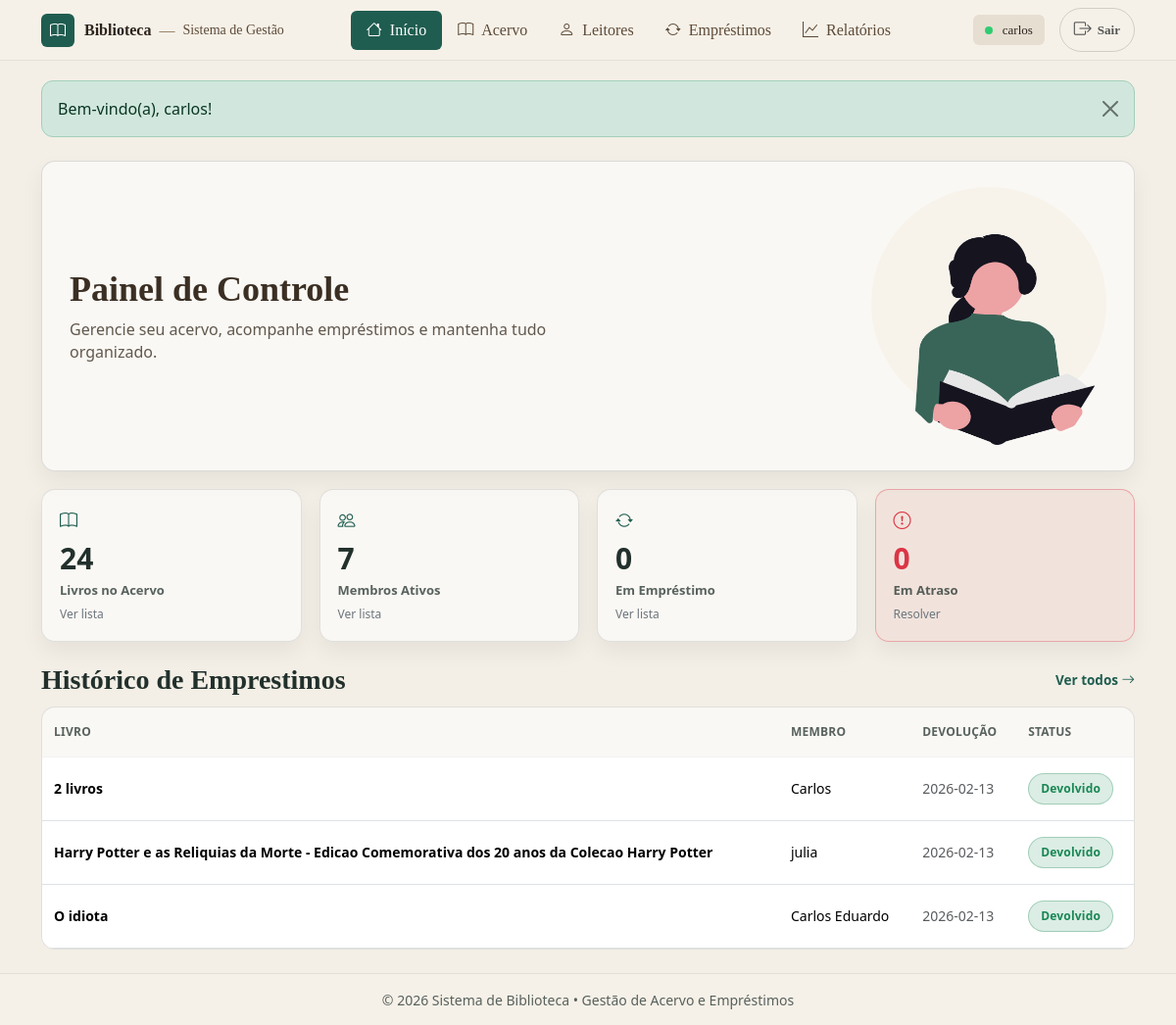
Page /index.php (signed in) on the committed database.
### tables this page shows
CREATE TABLE `emprestimos` (
  `id` int(11) NOT NULL,
  `id_usuario` int(11) NOT NULL,
  `data_emprestimo` date DEFAULT curdate(),
  `data_prevista` date DEFAULT NULL,
  `cancelado` tinyint(1) NOT NULL DEFAULT 0,
  `cancelado_em` datetime DEFAULT NULL,
  `cancelado_motivo` varchar(255) DEFAULT NULL
);

CREATE TABLE `usuarios` (
  `id` int(11) NOT NULL,
  `nome` varchar(100) NOT NULL,
  `email` varchar(255) DEFAULT NULL,
  `telefone` varchar(20) DEFAULT NULL,
  `criado_em` timestamp NOT NULL DEFAULT current_timestamp(),
  `perfil` enum('admin','leitor') NOT NULL,
  `cpf` varchar(14) NOT NULL,
  `ativo` tinyint(1) NOT NULL DEFAULT 1
);

### index.php (the view, shortened to what this page needs)
<?php
include("conexao.php");
$hoje = date('Y-m-d');
$livros_total = (int)(mysqli_fetch_assoc(
  mysqli_query($conn, "SELECT COUNT(*) AS c FROM livros WHERE disponivel = 1")
)['c'] ?? 0);
$usuarios_total = (int)(mysqli_fetch_assoc(
  mysqli_query($conn, "SELECT COUNT(*) AS c FROM usuarios WHERE ativo = 1 AND perfil = 'leitor'")
)['c'] ?? 0);
$sql_abertos = "
  SELECT COUNT(*) AS c
  FROM (
    SELECT e.id
    FROM emprestimos e
    JOIN emprestimo_itens ei ON ei.emprestimo_id = e.id
    GROUP BY e.id
    HAVING SUM(CASE WHEN ei.devolvido = 0 THEN 1 ELSE 0 END) > 0
  ) t
";
$em_emprestimo = (int)(mysqli_fetch_assoc(mysqli_query($conn, $sql_abertos))['c'] ?? 0);
$sql_atrasados = "
  SELECT COUNT(*) AS c
  FROM (
    SELECT e.id
    FROM emprestimos e
    JOIN emprestimo_itens ei ON ei.emprestimo_id = e.id
    WHERE e.data_prevista IS NOT NULL
      AND e.data_prevista < CURDATE()
    GROUP BY e.id
    HAVING SUM(CASE WHEN ei.devolvido = 0 THEN 1 ELSE 0 END) > 0
  ) t
";
$atrasados = (int)(mysqli_fetch_assoc(mysqli_query($conn, $sql_atrasados))['c'] ?? 0);
function buscarRecentes(mysqli $conn) {
  $sql = "
    SELECT
      e.id,
      e.data_prevista,
      u.nome AS membro,
      COUNT(ei.id) AS qtd_itens,
      SUM(CASE WHEN ei.devolvido = 0 THEN 1 ELSE 0 END) AS abertos,
      MAX(ei.data_devolucao) AS ultima_devolucao,
      GROUP_CONCAT(DISTINCT l.titulo ORDER BY l.titulo SEPARATOR ' | ') AS livros_titulos
    FROM emprestimos e
    JOIN usuarios u ON u.id = e.id_usuario
    JOIN emprestimo_itens ei ON ei.emprestimo_id = e.id
    JOIN livros l ON l.id = ei.id_livro
    GROUP BY e.id
    ORDER BY e.id DESC
    LIMIT 3
  ";
  return mysqli_query($conn, $sql);
}
$recentes = buscarRecentes($conn);
include("includes/header.php");
?>
<div class="container my-4">
  <div class="dash-hero">
    <div class="dash-hero__text">
      <h2 class="dash-hero__title">Painel de Controle</h2>
      <p class="dash-hero__sub">
        Gerencie seu acervo, acompanhe empréstimos e mantenha tudo organizado.
      </p>
    </div>
    <div class="dash-hero__img">
      <img src="<?= $base ?>/assets/reader.png" alt="Ilustração leitura">
    </div>
  </div>
  <div class="dash-kpis">
    <a class="kpi-card kpi-click" href="<?= $base ?>/livros/listar.php?f=acervo" title="Ver livros no acervo">
      <div class="kpi-ic"><i class="bi bi-book"></i></div>
      <div class="kpi-num"><?= (int)$livros_total ?></div>
      <div class="kpi-label">Livros no Acervo</div>
      <div class="kpi-hint">Ver lista</div>
    </a>
    <a class="kpi-card kpi-click" href="<?= $base ?>/usuarios/listar.php?f=ativos" title="Ver leitores ativos">
      <div class="kpi-ic"><i class="bi bi-people"></i></div>
      <div class="kpi-num"><?= (int)$usuarios_total ?></div>
      <div class="kpi-label">Membros Ativos</div>
      <div class="kpi-hint">Ver lista</div>
    </a>
    <a class="kpi-card kpi-click" href="<?= $base ?>/emprestimos/listar.php?f=abertos" title="Ver empréstimos em aberto">
      <div class="kpi-ic"><i class="bi bi-arrow-repeat"></i></div>
      <div class="kpi-num"><?= (int)$em_emprestimo ?></div>
      <div class="kpi-label">Em Empréstimo</div>
      <div class="kpi-hint">Ver lista</div>
    </a>
    <a class="kpi-card kpi-danger kpi-click" href="<?= $base ?>/emprestimos/listar.php?f=atrasados" title="Ver atrasados">
      <div class="kpi-ic"><i class="bi bi-exclamation-circle"></i></div>
      <div class="kpi-num"><?= (int)$atrasados ?></div>
      <div class="kpi-label">Em Atraso</div>
      <div class="kpi-hint">Resolver</div>
    </a>
  </div>
  <div class="dash-section">
    <div class="dash-section__head">
      <h3 class="dash-h3">Histórico de Emprestimos</h3>
      <a class="dash-link" href="<?= $base ?>/emprestimos/listar.php">
        Ver todos <i class="bi bi-arrow-right"></i>
      </a>
    </div>
    <div class="dash-table">
      <div class="table-responsive">
        <table class="table table-clean align-middle mb-0">
          <thead>
            <tr>
              <th>Livro</th>
              <th>Membro</th>
              <th>Devolução</th>
              <th>Status</th>
            </tr>
          </thead>
          <tbody id="tbodyRecentes">
            <?php if ($recentes && mysqli_num_rows($recentes) > 0) { ?>
              <?php while ($e = mysqli_fetch_assoc($recentes)) {
                $abertos  = (int)($e['abertos'] ?? 0);
                $qtd      = (int)($e['qtd_itens'] ?? 0);
                $prevista = $e['data_prevista'] ?? null;
                $devolvido = ($abertos === 0);
                $atrasado  = (!$devolvido && !empty($prevista) && $prevista < $hoje);
                $livroTxt = ($qtd > 1) ? ($qtd . " livros") : ($e['livros_titulos'] ?? '—');
              ?>
                <tr>
                  <td class="fw-semibold"><?= htmlspecialchars($livroTxt) ?></td>
                  <td><?= htmlspecialchars($e['membro']) ?></td>
                  <td class="text-muted">
                    <?php
                      if ($devolvido) echo htmlspecialchars($e['ultima_devolucao'] ?? '-');
                      else echo htmlspecialchars($prevista ?? '-');
                    ?>
                  </td>
                  <td>
                    <?php if ($devolvido) { ?>
                      <span class="badge-status badge-done">Devolvido</span>
                    <?php } elseif ($atrasado) { ?>
                      <span class="badge-status badge-late">Atrasado</span>
                    <?php } else { ?>
                      <span class="badge-status badge-open">Aberto</span>
                    <?php } ?>
                  </td>
                </tr>
              <?php } ?>
            <?php } ?>
          </tbody>
        </table>
      </div>
    </div>
  </div>
</div>
<?php include("includes/footer.php"); ?>

### assets/css/base.css (style rules this page uses)
:root { --green: #1f5d50; --green-2: #17463d; --beige: #f3efe6; --gold: #c58a2a; --text: #22302c; --muted: #6c7a74; --shadow: 0 16px 34px rgba(0,0,0,.10); }
* { box-sizing: border-box; }
body.app-body { background: var(--beige); color: var(--text); min-height: 100vh; display: flex; flex-direction: column; }

### assets/css/header.css (style rules this page uses)
:root { --green: #1f5d50; --gold: #d4af37; --muted: #6c757d; }

### assets/css/components.css (style rules this page uses)
.badge-status { display:inline-flex; align-items:center; gap: 6px; padding: 6px 12px; border-radius: 999px; font-size: 12px; font-weight: 800; letter-spacing: .2px; }
.badge-done { background: rgba(25,135,84,.15); border: 1px solid rgba(25,135,84,.3); color: #198754; }

### assets/css/tables.css (style rules this page uses)
.table-clean thead th { background: transparent; border-bottom: 0 !important; color: rgba(34,48,44,.75); font-weight: 800; font-size: 12px; letter-spacing: .02em; padding: 16px 12px; text-transform: uppercase; }
.table-clean tbody td { border-top: 1px solid rgba(0,0,0,.05) !important; padding: 16px 12px; font-size: 14px; vertical-align: middle; }

### assets/css/dashboard.css (style rules this page uses)
.dash-kpis { margin-top: 18px; display: grid; grid-template-columns: repeat(4, 1fr); gap: 18px; }
.kpi-card { background: rgba(255,255,255,.55); border: 1px solid rgba(0,0,0,.10); border-radius: 14px; padding: 18px; box-shadow: 0 10px 22px rgba(0,0,0,.06); }
.kpi-ic { color: var(--green); font-size: 18px; margin-bottom: 10px; }
.kpi-num { font-weight: 900; font-size: 30px; color: var(--text); line-height: 1; }
.kpi-label { margin-top: 8px; color: rgba(34,48,44,.75); font-size: 13px; font-weight: 700; }
.kpi-danger { border-color: rgba(220,53,69,.35); background: rgba(220,53,69,.06); }
.kpi-danger .kpi-ic, .kpi-danger .kpi-num { color: #dc3545; }
.dash-hero { background: rgba(255,255,255,.55); border: 1px solid rgba(0,0,0,.12); border-radius: 14px; padding: 26px 28px; display: grid; grid-template-columns: 1fr 320px; align-items: center; gap: 24px; box-shadow: 0 10px 22px rgba(0,0,0,.06); margin-bottom: 18px; }
.dash-hero__title { font-family: Georgia, "Times New Roman", serif; font-weight: 800; font-size: 36px; margin: 0 0 8px; color: #3b2f23; }
.dash-hero__sub { margin: 0; color: rgba(59,47,35,.80); max-width: 520px; line-height: 1.4; }
.dash-hero__img { display:flex; justify-content:flex-end; align-items:center; }
.dash-hero__img img { width: 240px; max-width: 100%; height: auto; display:block; opacity: .95; }
.dash-section { margin-top: 22px; }
.dash-section__head { display:flex; align-items:center; justify-content:space-between; gap: 12px; margin-bottom: 10px; }
.dash-h3 { font-family: Georgia, "Times New Roman", serif; font-weight: 800; margin: 0; color: var(--text); }
.dash-link { color: var(--green); text-decoration: none; font-weight: 800; font-size: 13.5px; }
.dash-table { background: rgba(255,255,255,.55); border: 1px solid rgba(0,0,0,.10); border-radius: 14px; overflow: hidden; }

### index.php (style rules this page uses)
.kpi-click { display:block; text-decoration:none; color: inherit; position: relative; cursor: pointer; transition: transform .12s ease, box-shadow .12s ease; }
.kpi-hint { font-size: 12px; color: #6c757d; margin-top: 6px; }

### rows in the picture
emprestimos: livroTxt "2 livros", id_usuario.nome "Carlos", ultima_devolucao "2026-02-13"
emprestimos: livroTxt "Harry Potter e as Reliquias da Morte - Edicao Comemorativa dos 20 anos da Colecao Harry Potter", id_usuario.nome "julia", ultima_devolucao "2026-02-13"
emprestimos: livroTxt "O idiota", id_usuario.nome "Carlos Eduardo", ultima_devolucao "2026-02-13"

### other values in the picture
$_SESSION['auth']['nome'] "carlos"
$msg "Bem-vindo(a), carlos!"
$livros_total "24"
$usuarios_total "7"
$em_emprestimo "0"
$atrasados "0"
